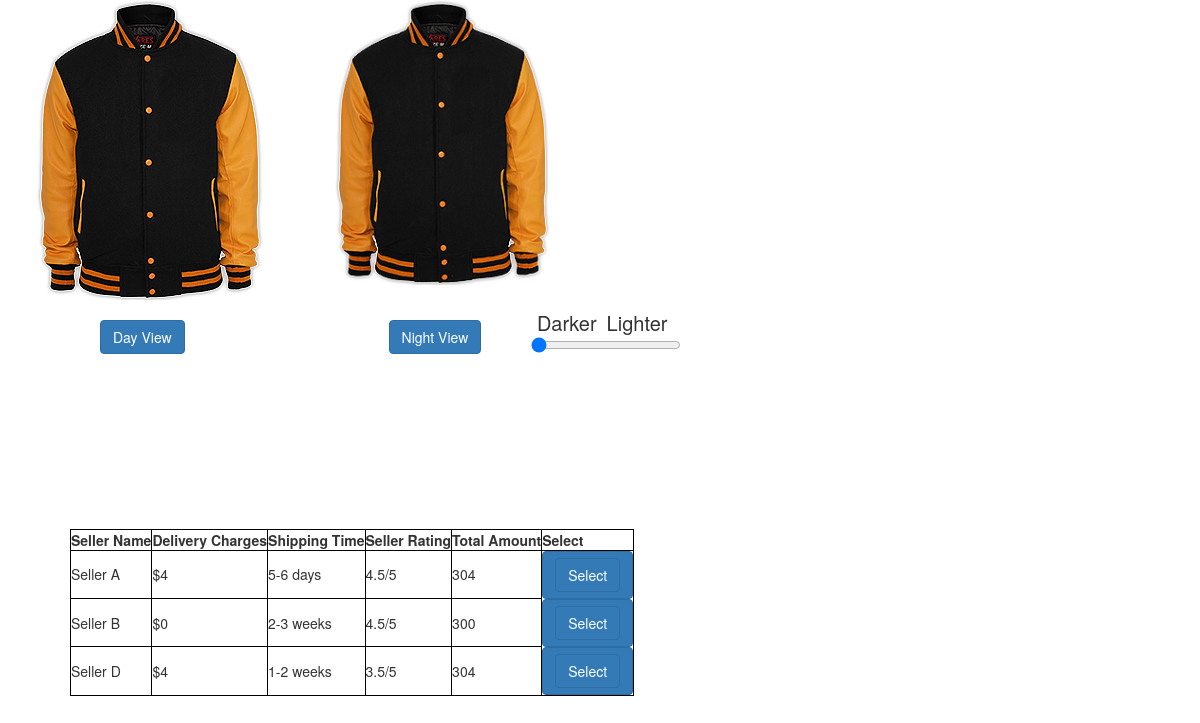
Page /Ecom_store/images/jacket-bundle.php on the earlier database version.
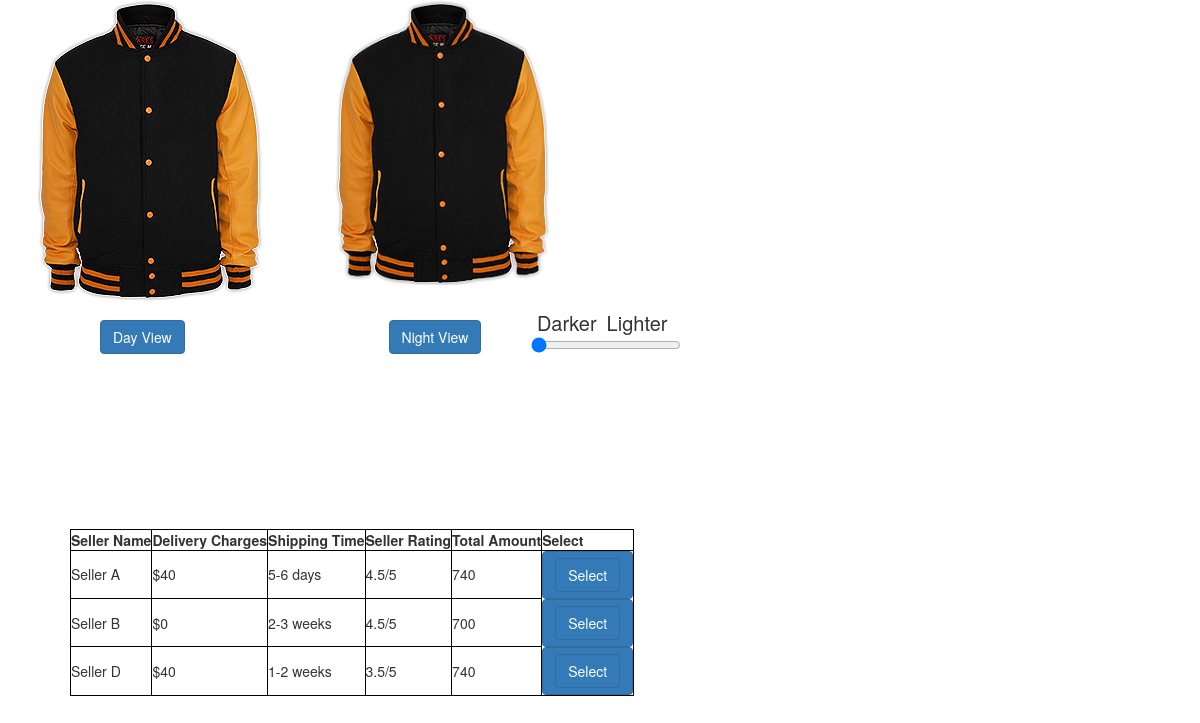
Same page on the later database version.
### tables this page shows
CREATE TABLE IF NOT EXISTS `seller` (
`seller_id` int(10) NOT NULL,
  `seller_title` text NOT NULL,
  `seller_price` int(10) NOT NULL,
  `seller_time` text NOT NULL,
  `seller_rating` text NOT NULL
);

CREATE TABLE IF NOT EXISTS `products` (
`product_id` int(10) NOT NULL,
  `p_cat_id` int(10) NOT NULL,
  `cat_id` int(10) NOT NULL,
  `manufacturer_id` int(10) NOT NULL,
  `date` timestamp NOT NULL DEFAULT CURRENT_TIMESTAMP ON UPDATE CURRENT_TIMESTAMP,
  `product_title` text NOT NULL,
  `product_url` text NOT NULL,
  `product_img1` text NOT NULL,
  `product_price` int(10) NOT NULL,
  `status` varchar(255) NOT NULL
);

### Ecom_store/images/jacket-bundle.php (the view, shortened to what this page needs)
<!DOCTYPE html>
<head>
<link href="style.css" rel="stylesheet">
<link href="../styles/bootstrap.min.css" rel="stylesheet">
</head>
<?php
$db = mysqli_connect("localhost", "root", "my_password", "Ecom_Store");
    echo "
<div class='product' >
<img src='jacket-1.jpg' style='float:left;'>
<div class='container'>
<img src='jacket-1.jpg' class='image'>
  <div class='night' id='night'>
  </div>
</div>
<p class='btn btn-primary btn1'>Day View</p>
<p class='btn btn-primary btn1 btn2'>Night View
<fieldset class='field' style='width: 150px; height: 150px;display:inline-block;margin-left:50px;font-size:20px;'>
  <label for='b'></label>
  Darker&ensp;Lighter<input type='range' min='0' max='255' id='b' step='1' value='0'>
  <output for='b' style='font-size:20px;'></output>
</fieldset>  </p>
<br><br>
</div>
";
$get_prod = "select * from products where product_id=11";
$run_prod = mysqli_query($db, $get_prod);
   while($row_prod = mysqli_fetch_array($run_prod)){
       $pro_id= 11;
       $pro_price=$row_prod['product_price'];
}
$get_seller = "select * from seller WHERE seller_id=7";
$run_seller = mysqli_query($db, $get_seller);
echo "<table><tr><th>Seller Name</th><th>Delivery Charges</th><th>Shipping Time</th><th>Seller Rating</th><th>Total Amount</th><th>Select</th></tr>";
   while($row_seller = mysqli_fetch_array($run_seller)){
    $s_price=$row_seller['seller_price'];
    $amt=$s_price+$pro_price;
    echo "<tr><td>".$row_seller['seller_title']."</td><td>$".$row_seller['seller_price']."</td><td>".$row_seller['seller_time']."</td><td>".$row_seller['seller_rating']."</td><td>".$amt."</td><td class='btn btn-primary sel'><a href='../cart.php?itemId=$pro_id&quantity=1&price=$amt&size=Medium' class='btn btn-primary' style='text-decoration: none;'>Select</a></td></tr>";
}
echo "</table>";
?>

### Ecom_store/images/style.css (style rules this page uses)
table { margin-left: 70px; margin-top: 20px; }
table, th, td { border: 1px solid black; border-collapse: collapse; }
th, td { padding: 15px; }
.container { position: relative; width: 10%; }
.image { display: inline; width: 25%; height: auto; }
.night { position: absolute; top: 0; bottom: 0; left: 17%; right: 0; height: 100%; width: 25%; opacity: 0.6; transition: 0.5s ease; }
.btn1 { margin-left: 100px; margin-top: 20px; }
.btn2 { margin-left: 200px; }

Differences in the rows shown:
changed seller "Seller A": seller_price "4" → "40"; seller_price.product_price "304" → "740"
changed through a linked row, seller "Seller B": seller_price.product_price "300" → "700"
changed seller "Seller D": seller_price "4" → "40"; seller_price.product_price "304" → "740"
